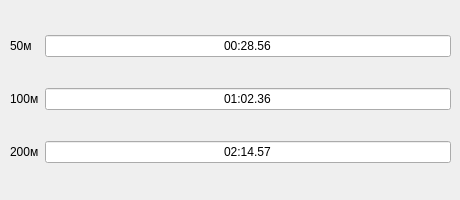
         <widget class="QWidget" name="tab_23">
          <attribute name="title">
           <string>Жінки</string>
          </attribute>
          <widget class="QWidget" name="layoutWidget_9">
           <property name="geometry">
            <rect>
             <x>10</x>
             <y>10</y>
             <width>441</width>
             <height>181</height>
            </rect>
           </property>
           <layout class="QGridLayout" name="gridLayout_11">
            <item row="2" column="1">
             <widget class="QLineEdit" name="lineEdit_25m_bras_women200">
              <property name="text">
               <string>02:14.57</string>
              </property>
              <property name="alignment">
               <set>Qt::AlignCenter</set>
              </property>
             </widget>
            </item>
            <item row="0" column="0">
             <widget class="QLabel" name="label_67">
              <property name="text">
               <string>50м</string>
              </property>
             </widget>
            </item>
            <item row="0" column="1">
             <widget class="QLineEdit" name="lineEdit_25m_bras_women50">
              <property name="text">
               <string>00:28.56</string>
              </property>
              <property name="alignment">
               <set>Qt::AlignCenter</set>
              </property>
             </widget>
            </item>
            <item row="1" column="1">
             <widget class="QLineEdit" name="lineEdit_25m_bras_women100">
              <property name="text">
               <string>01:02.36</string>
              </property>
              <property name="alignment">
               <set>Qt::AlignCenter</set>
              </property>
             </widget>
            </item>
            <item row="1" column="0">
             <widget class="QLabel" name="label_69">
              <property name="text">
               <string>100м</string>
              </property>
             </widget>
            </item>
            <item row="2" column="0">
             <widget class="QLabel" name="label_71">
              <property name="text">
               <string>200м</string>
              </property>
             </widget>
            </item>
           </layout>
          </widget>
         </widget>
